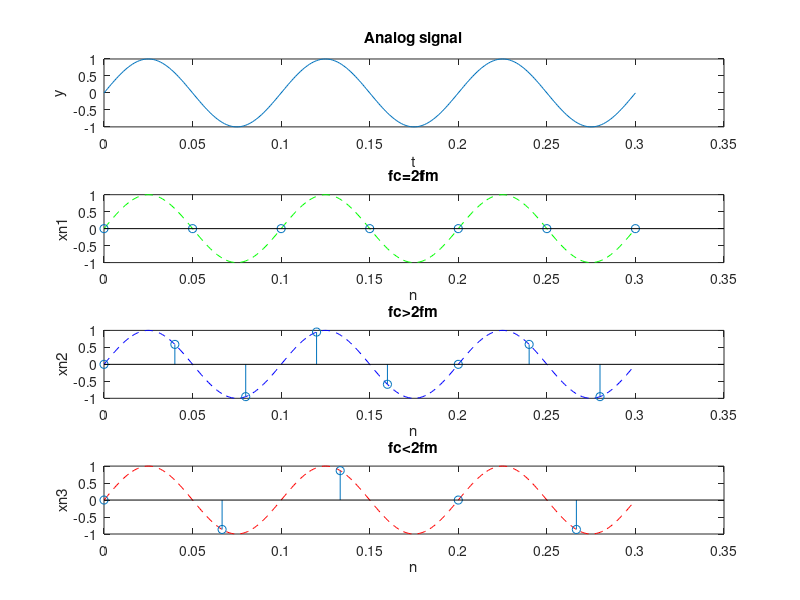

MATLAB code for this plot:

clc;
F=10;
x=0:1/1000:3/F;
y=sin(2*pi*F*x);
subplot(4,1,1)
plot(x,y)
xlabel('t')
ylabel('y')
title('Analog signal')
 
fs1=20;
n=0:1/fs1:3/F;
xn=sin(2*pi*n*F);
subplot(4,1,2)
plot(x,y,'g--')
hold on
stem(n,xn)
xlabel('n')
ylabel('xn1')
title('fc=2fm')
 
fs2=25;
n=0:1/fs2:3/F;
xn=sin(2*pi*n*F);
subplot(4,1,3)
plot(x,y,'b--')
hold on
stem(n,xn)
xlabel('n')
ylabel('xn2')
title('fc>2fm')
 
fs3=15;
n=0:1/fs3:3/F;
xn=sin(2*pi*n*F);
subplot(4,1,4)
plot(x,y,'r--')
hold on
stem(n,xn)
xlabel('n')
ylabel('xn3')
title('fc<2fm')

